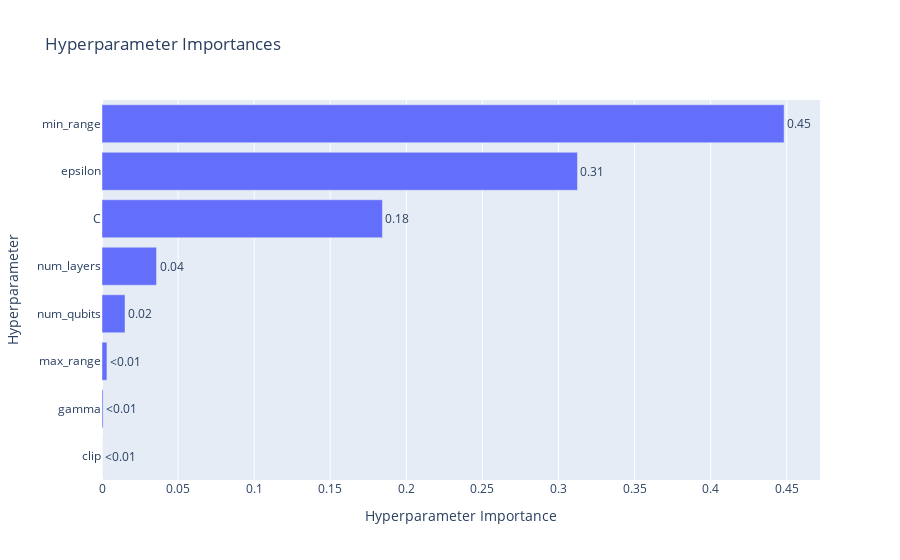

Notebook cell for this chart:
### Code cell
from optuna.visualization import plot_param_importances
plot_param_importances(study)

### Figure 1 — Plotly figure (JSON) as saved in the notebook; plotly's stock layout.template omitted (floating-point values rounded to 4 significant figures)
{"data": [{"cliponaxis": false, "hovertemplate": ["clip (CategoricalDistribution): 1.02469357996944e-09<extra></extra>", "gamma (FloatDistribution): 0.0007159536357403883<extra></extra>", "max_range (FloatDistribution): 0.0032483503730956612<extra></extra>", "num_qubits (IntDistribution): 0.015129497848030424<extra></extra>", "num_layers (IntDistribution): 0.035842247581296574<extra></extra>", "C (FloatDistribution): 0.1843024679542731<extra></extra>", "epsilon (FloatDistribution): 0.31247974559116526<extra></extra>", "min_range (FloatDistribution): 0.44828173599170507<extra></extra>"], "name": "Objective Value", "orientation": "h", "text": ["<0.01", "<0.01", "<0.01", "0.02", "0.04", "0.18", "0.31", "0.45"], "textposition": "outside", "type": "bar", "x": [1.025e-09, 0.000716, 0.003248, 0.01513, 0.03584, 0.1843, 0.3125, 0.4483], "y": ["clip", "gamma", "max_range", "num_qubits", "num_layers", "C", "epsilon", "min_range"]}], "layout": {"title": {"text": "Hyperparameter Importances"}, "xaxis": {"title": {"text": "Hyperparameter Importance"}}, "yaxis": {"title": {"text": "Hyperparameter"}}}}
